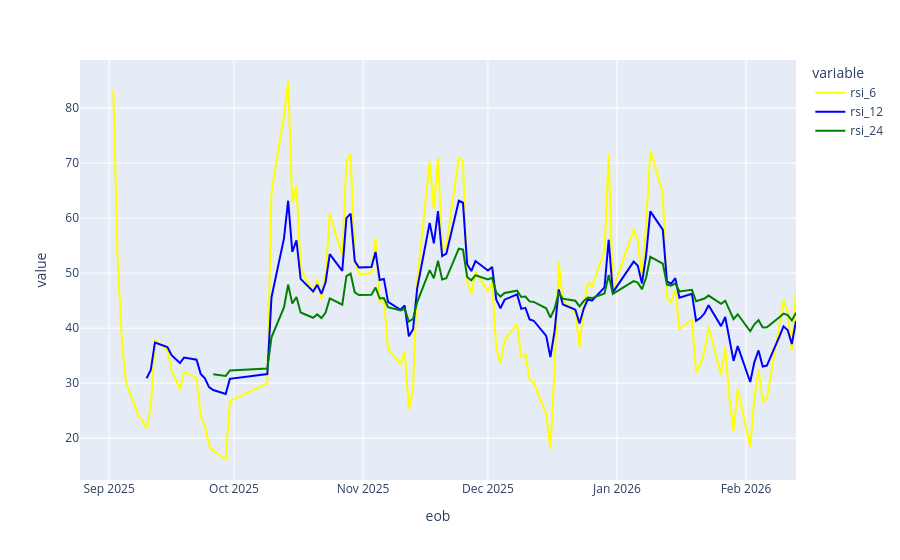

Notebook cell for this chart:
### Code cell
fig = px.line(history_data, x='eob', y=['rsi_6', 'rsi_12','rsi_24'],color_discrete_sequence=['yellow','blue','green'])  
fig.show()
